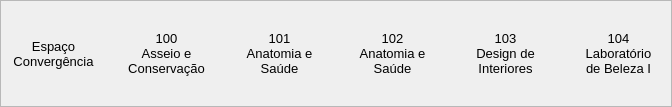
                     <widget class="QFrame" name="frame_147">
                      <property name="sizePolicy">
                       <sizepolicy hsizetype="Preferred" vsizetype="Preferred">
                        <horstretch>0</horstretch>
                        <verstretch>0</verstretch>
                       </sizepolicy>
                      </property>
                      <property name="frameShape">
                       <enum>QFrame::StyledPanel</enum>
                      </property>
                      <property name="frameShadow">
                       <enum>QFrame::Raised</enum>
                      </property>
                      <layout class="QHBoxLayout" name="horizontalLayout_32">
                       <property name="spacing">
                        <number>8</number>
                       </property>
                       <property name="leftMargin">
                        <number>0</number>
                       </property>
                       <property name="topMargin">
                        <number>0</number>
                       </property>
                       <property name="rightMargin">
                        <number>0</number>
                       </property>
                       <property name="bottomMargin">
                        <number>0</number>
                       </property>
                       <item>
                        <widget class="QLabel" name="label_10">
                         <property name="minimumSize">
                          <size>
                           <width>105</width>
                           <height>105</height>
                          </size>
                         </property>
                         <property name="maximumSize">
                          <size>
                           <width>105</width>
                           <height>105</height>
                          </size>
                         </property>
                         <property name="font">
                          <font>
                           <pointsize>10</pointsize>
                          </font>
                         </property>
                         <property name="text">
                          <string>Espaço
Convergência</string>
                         </property>
                         <property name="alignment">
                          <set>Qt::AlignCenter</set>
                         </property>
                        </widget>
                       </item>
                       <item>
                        <widget class="QLabel" name="label_11">
                         <property name="minimumSize">
                          <size>
                           <width>105</width>
                           <height>105</height>
                          </size>
                         </property>
                         <property name="maximumSize">
                          <size>
                           <width>105</width>
                           <height>105</height>
                          </size>
                         </property>
                         <property name="font">
                          <font>
                           <pointsize>10</pointsize>
                          </font>
                         </property>
                         <property name="text">
                          <string>100
Asseio e 
Conservação</string>
                         </property>
                         <property name="alignment">
                          <set>Qt::AlignCenter</set>
                         </property>
                        </widget>
                       </item>
                       <item>
                        <widget class="QLabel" name="label_12">
                         <property name="minimumSize">
                          <size>
                           <width>105</width>
                           <height>105</height>
                          </size>
                         </property>
                         <property name="maximumSize">
                          <size>
                           <width>105</width>
                           <height>105</height>
                          </size>
                         </property>
                         <property name="font">
                          <font>
                           <pointsize>10</pointsize>
                          </font>
                         </property>
                         <property name="text">
                          <string>101
Anatomia e 
Saúde</string>
                         </property>
                         <property name="alignment">
                          <set>Qt::AlignCenter</set>
                         </property>
                        </widget>
                       </item>
                       <item>
                        <widget class="QLabel" name="label_13">
                         <property name="minimumSize">
                          <size>
                           <width>105</width>
                           <height>105</height>
                          </size>
                         </property>
                         <property name="maximumSize">
                          <size>
                           <width>105</width>
                           <height>105</height>
                          </size>
                         </property>
                         <property name="font">
                          <font>
                           <pointsize>10</pointsize>
                          </font>
                         </property>
                         <property name="text">
                          <string>102
Anatomia e 
Saúde</string>
                         </property>
                         <property name="alignment">
                          <set>Qt::AlignCenter</set>
                         </property>
                        </widget>
                       </item>
                       <item>
                        <widget class="QLabel" name="label_14">
                         <property name="minimumSize">
                          <size>
                           <width>105</width>
                           <height>105</height>
                          </size>
                         </property>
                         <property name="maximumSize">
                          <size>
                           <width>105</width>
                           <height>105</height>
                          </size>
                         </property>
                         <property name="font">
                          <font>
                           <pointsize>10</pointsize>
                          </font>
                         </property>
                         <property name="text">
                          <string>103
Design de
Interiores</string>
                         </property>
                         <property name="alignment">
                          <set>Qt::AlignCenter</set>
                         </property>
                        </widget>
                       </item>
                       <item>
                        <widget class="QLabel" name="label_15">
                         <property name="minimumSize">
                          <size>
                           <width>105</width>
                           <height>105</height>
                          </size>
                         </property>
                         <property name="maximumSize">
                          <size>
                           <width>105</width>
                           <height>105</height>
                          </size>
                         </property>
                         <property name="font">
                          <font>
                           <pointsize>10</pointsize>
                          </font>
                         </property>
                         <property name="text">
                          <string>104
Laboratório
de Beleza I</string>
                         </property>
                         <property name="alignment">
                          <set>Qt::AlignCenter</set>
                         </property>
                        </widget>
                       </item>
                      </layout>
                     </widget>
